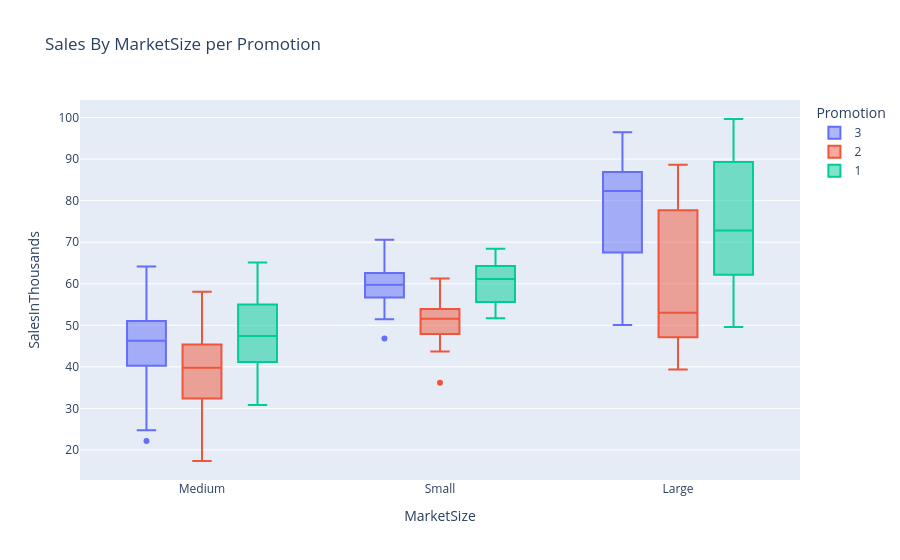

Here is the notebook cell this chart was saved with:
### Code cell
px.box(
    data_frame = df,
    x = 'MarketSize',
    y = 'SalesInThousands',
    color = "Promotion",
    title = "Sales By MarketSize per Promotion"
)

### Figure 1 — Plotly figure (JSON) as saved in the notebook; plotly's stock layout.template omitted (floating-point values rounded to 4 significant figures; data arrays with more than 128 entries replaced by an {"elided": "..."} marker saying what was removed)
{"data": [{"alignmentgroup": "True", "hovertemplate": "Promotion=3<br>MarketSize=%{x}<br>SalesInThousands=%{y}<extra></extra>", "legendgroup": "3", "marker": {"color": "#636efa"}, "name": "3", "notched": false, "offsetgroup": "3", "orientation": "v", "showlegend": true, "type": "box", "x": {"elided": "188 str values"}, "x0": " ", "xaxis": "x", "y": {"elided": "188 float values"}, "y0": " ", "yaxis": "y"}, {"alignmentgroup": "True", "hovertemplate": "Promotion=2<br>MarketSize=%{x}<br>SalesInThousands=%{y}<extra></extra>", "legendgroup": "2", "marker": {"color": "#EF553B"}, "name": "2", "notched": false, "offsetgroup": "2", "orientation": "v", "showlegend": true, "type": "box", "x": {"elided": "188 str values"}, "x0": " ", "xaxis": "x", "y": {"elided": "188 float values"}, "y0": " ", "yaxis": "y"}, {"alignmentgroup": "True", "hovertemplate": "Promotion=1<br>MarketSize=%{x}<br>SalesInThousands=%{y}<extra></extra>", "legendgroup": "1", "marker": {"color": "#00cc96"}, "name": "1", "notched": false, "offsetgroup": "1", "orientation": "v", "showlegend": true, "type": "box", "x": {"elided": "172 str values"}, "x0": " ", "xaxis": "x", "y": {"elided": "172 float values"}, "y0": " ", "yaxis": "y"}], "layout": {"boxmode": "group", "legend": {"title": {"text": "Promotion"}, "tracegroupgap": 0}, "title": {"text": "Sales By MarketSize per Promotion"}, "xaxis": {"anchor": "y", "domain": [0, 1], "title": {"text": "MarketSize"}}, "yaxis": {"anchor": "x", "domain": [0, 1], "title": {"text": "SalesInThousands"}}}}
